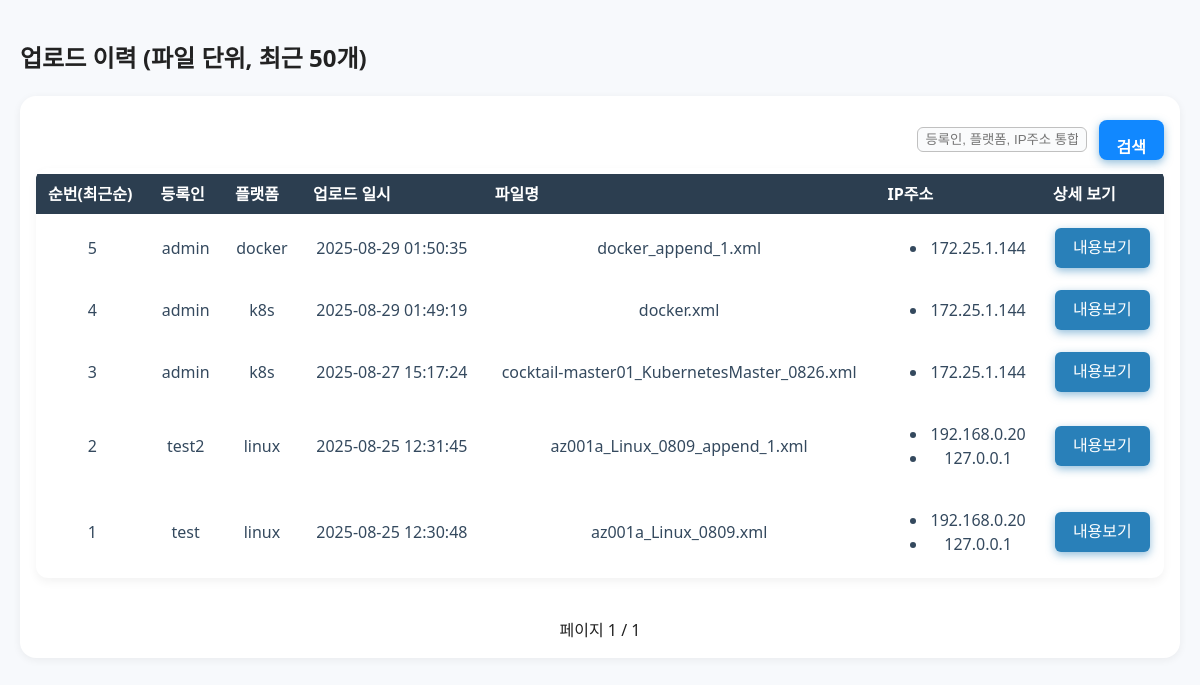
Screenshot of /records_content (signed in) with the database file from the repository.
### CCE/models.py (models this page shows)
class UploadFile(db.Model):
    __tablename__ = 'upload_file'
    id = db.Column(db.Integer, primary_key=True)
    filename = db.Column(db.String, unique=True)
    upload_time = db.Column(db.DateTime, default=lambda: datetime.now(timezone.utc))
    systems = db.Column(db.String, nullable=True)  # 새로 추가한 컬럼
    ip_addresses = db.relationship('IPAddress', backref='upload_file', cascade='all, delete-orphan')
    reg_name = db.Column(db.String, nullable=True)

class IPAddress(db.Model):
    __tablename__ = 'ip_address'
    id = db.Column(db.Integer, primary_key=True)
    upload_file_id = db.Column(db.Integer, db.ForeignKey('upload_file.id'), nullable=False)
    ip = db.Column(db.String, nullable=False)

### app.py (the view, shortened to what this page needs)
    @app.route('/records_content')
    @login_required
    def records_content():
        page = request.args.get('page', 1, type=int)
        per_page = 20
        username = session.get('username')
        user = Users.query.filter_by(id=username).first()
        is_admin = False
        if user and hasattr(user, 'lv') and user.lv == 9:  # lv=9를 admin으로 가정
            is_admin = True
        keyword = request.args.get('keyword', '', type=str).strip()
        query = UploadFile.query
        if not is_admin:
            query = query.filter_by(reg_name=username)
        pagination = query.order_by(UploadFile.upload_time.desc())\
            .paginate(page=page, per_page=per_page, error_out=False)
        files = pagination.items
        return render_template('records_content.html', files=files,
                               pagination=pagination,
                               keyword=keyword)

### templates/records_content.html (shortened to what this page needs)
<!DOCTYPE html>
<html lang="ko">
<head>
  <link rel="stylesheet" href="{{ url_for('static', filename='css/styles.css') }}">
</head>
<body>
  <h2>업로드 이력 (파일 단위, 최근 50개)</h2>
  <div class="table-wrapper">
  <div class="search-container">
    <form class="search-form" method="get" action="{{ url_for('records_content') }}">
      <input type="text" name="keyword" placeholder="등록인, 플랫폼, IP주소 통합검색"
             value="{{ request.args.get('keyword', '') }}" />
      <button type="submit">검색</button>
    </form>
  </div>
  <table id="records-table" role="table" aria-label="업로드 이력 목록">
    <thead>
      <tr>
        <th scope="col">순번(최근순)</th>
		    <th scope="col">등록인</th>
		    <th scope="col">플랫폼</th>
        <th scope="col">업로드 일시</th>
        <th scope="col">파일명</th>
		    <th scope="col">IP주소</th>
        <th scope="col">상세 보기</th>
      </tr>
    </thead>
    <tbody>
      {% for f in files %}
      <tr>
        <td>{{ f.id }}</td>
		    <td>{{ f.reg_name }}</td>
		    <td>{{ f.systems }}</td>
        <td>{{ f.upload_time.strftime('%Y-%m-%d %H:%M:%S') }}</td>
        <td>{{ f.filename }}</td>
		    <td>
          {% if f.ip_addresses %}
            <ul>
              {% for ip in f.ip_addresses %}
                <li>{{ ip.ip }}</li>
              {% endfor %}
            </ul>
          {% else %}
            없음
          {% endif %}
        </td>
        <td>
          <button
            class="btn-view-content"
            data-file-id="{{ f.id }}">
            내용보기
          </button>
        </td>
      </tr>
      {% endfor %}
    </tbody>
  </table>
  <div class="pagination" style="display:flex; justify-content:center; align-items:center; gap:10px;">
    <span>페이지 {{ pagination.page }} / {{ pagination.pages }}</span>
  </div>
</body>
</html>

### static/CSS/styles.css (style rules this page uses)
*, *::before, *::after { box-sizing: border-box; }
body { font-family: 'Segoe UI', Tahoma, Geneva, Verdana, sans-serif; margin: 0; padding: 20px; background: #f7f9fc; color: #222; line-height: 1.5; }
button, .action-btns button, #btn-download-csv, #btn-back-prev { cursor: pointer; border: none; border-radius: 6px; font-size: 1rem; color: white; background-color: #2980b9; padding: 0 18px; height: 40px; line-height: 40px; box-shadow: 0 3px 8px rgba(41, 128, 185, 0.5); transition: background-color 0.2s, box-shadow 0.2s; box-sizing: border-box; vertical-align: middle; }
#records-table { width: 100%; margin: 0 0 40px 0; border-spacing: 0 6px; font-size: 0.9rem; color: #34495e; border-radius: 12px; overflow: hidden; box-shadow: 0 4px 10px rgba(0,0,0,0.05); background: white; }
#records-table thead tr { background-color: #2c3e50; color: white; font-weight: 600; }
#records-table thead th { background-color: #2c3e50; color: white; padding: 0 12px; height: 40px; font-size: 1rem; text-align: left; vertical-align: middle; box-sizing: border-box; }
#records-table tbody tr { border-radius: 10px; border: 1px solid transparent; transition: background-color 0.2s ease; height: 40px; }
#records-table tbody td { padding: 0 12px; vertical-align: middle; font-size: 1rem; box-sizing: border-box; text-align: center; }
.table-wrapper { max-width: 1400px; width: 100%; margin: 0 auto; background: #fff; padding: 24px 16px 16px 16px; border-radius: 16px; box-shadow: 0 2px 8px rgba(0,0,0,0.06); position: relative; }
.search-container { display: flex; justify-content: flex-end; align-items: center; margin-bottom: 8px; width: 100%; }
.search-form { display: flex; flex-wrap: wrap; gap: 12px; align-items: center; background: transparent; }
.search-form input[type="text"] { padding: 4px 8px; border: 1px solid #c0c0c0; border-radius: 6px; min-width: 110px; max-width: 170px; background: #fafbfc; }
.search-form button { padding: 8px 18px; border: none; border-radius: 8px; background-color: #1188ff; color: #fff; font-weight: bold; cursor: pointer; transition: background 0.2s; }

### rows the page displays
UploadFile: id "5", reg_name "admin", systems "docker", upload_time "2025-08-29 01:50:35", filename "docker_append_1.xml"
IPAddress: ip "172.25.1.144"
UploadFile: id "4", reg_name "admin", systems "k8s", upload_time "2025-08-29 01:49:19", filename "docker.xml"
IPAddress: ip "172.25.1.144"
UploadFile: id "3", reg_name "admin", systems "k8s", upload_time "2025-08-27 15:17:24", filename "cocktail-master01_KubernetesMaster_0826.xml"
IPAddress: ip "172.25.1.144"
UploadFile: id "2", reg_name "test2", systems "linux", upload_time "2025-08-25 12:31:45", filename "az001a_Linux_0809_append_1.xml"
IPAddress: ip "192.168.0.20"
IPAddress: ip "127.0.0.1"
UploadFile: id "1", reg_name "test", systems "linux", upload_time "2025-08-25 12:30:48", filename "az001a_Linux_0809.xml"
IPAddress: ip "192.168.0.20"
IPAddress: ip "127.0.0.1"

### other values shown
{{ pagination.page }} "1"
{{ pagination.pages }} "1"
